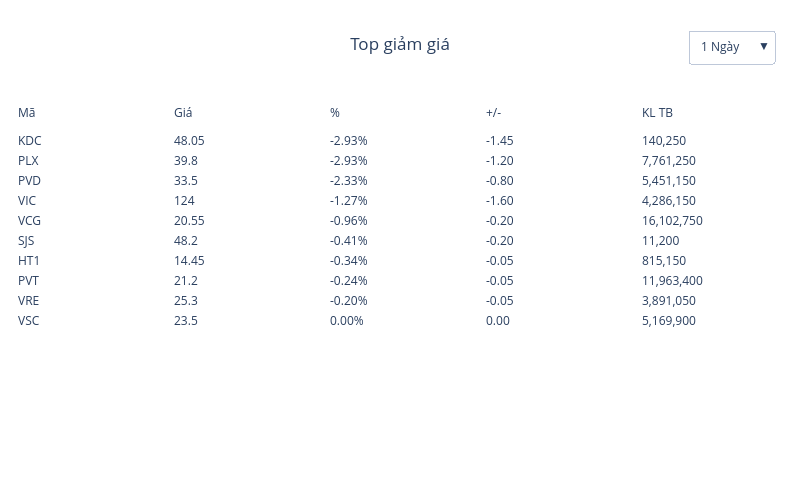

Source (notebook cell):
### Code cell
fig = create_top_losers_table(df)
fig.show()

### Figure 1 — Plotly figure (JSON) as saved in the notebook; plotly's stock layout.template omitted (floating-point values rounded to 4 significant figures)
{"data": [{"cells": {"align": "left", "fill": {"color": "white"}, "line": {"width": 0}, "values": [["KDC", "PLX", "PVD", "VIC", "VCG", "SJS", "HT1", "PVT", "VRE", "VSC"], [48.05, 39.8, 33.5, 124, 20.55, 48.2, 14.45, 21.2, 25.3, 23.5], ["-2.93%", "-2.93%", "-2.33%", "-1.27%", "-0.96%", "-0.41%", "-0.34%", "-0.24%", "-0.20%", "0.00%"], ["-1.45", "-1.20", "-0.80", "-1.60", "-0.20", "-0.20", "-0.05", "-0.05", "-0.05", "0.00"], ["140,250", "7,761,250", "5,451,150", "4,286,150", "16,102,750", "11,200", "815,150", "11,963,400", "3,891,050", "5,169,900"]]}, "header": {"align": "left", "fill": {"color": "white"}, "line": {"width": 0}, "values": ["Mã", "Giá", "%", "+/-", "KL TB"]}, "type": "table", "visible": true}, {"cells": {"align": "left", "fill": {"color": "white"}, "line": {"width": 0}, "values": [["DGC", "VIC", "GVR", "PAN", "PLX", "KBC", "BMP", "HT1", "STB", "FTS"], [52.5, 124, 28.7, 28, 39.8, 27.65, 124.8, 14.45, 60.8, 24.8], ["-23.69%", "-15.18%", "-13.81%", "-13.58%", "-12.81%", "-11.24%", "-11.05%", "-10.80%", "-10.06%", "-9.98%"], ["-16.30", "-22.20", "-4.60", "-4.40", "-5.85", "-3.50", "-15.50", "-1.75", "-6.80", "-2.75"], ["9,821,900", "5,384,467", "4,172,983", "1,190,317", "6,211,067", "5,669,333", "353,583", "603,200", "13,083,783", "995,100"]]}, "header": {"align": "left", "fill": {"color": "white"}, "line": {"width": 0}, "values": ["Mã", "Giá", "%", "+/-", "KL TB"]}, "type": "table", "visible": false}, {"cells": {"align": "left", "fill": {"color": "white"}, "line": {"width": 0}, "values": [["VIX", "PLX", "DGC", "GVR", "GAS", "FTS", "VIC", "BMP", "VTP", "CTS"], [15.65, 39.8, 52.5, 28.7, 80.7, 24.8, 124, 124.8, 84.6, 25.1], ["-32.54%", "-31.02%", "-30.09%", "-27.25%", "-26.97%", "-25.30%", "-23.88%", "-23.20%", "-22.39%", "-21.07%"], ["-7.55", "-17.90", "-22.60", "-10.75", "-29.80", "-8.40", "-38.90", "-37.70", "-24.40", "-6.70"], ["38,337,933", "8,966,486", "7,979,748", "7,169,738", "3,807,433", "1,288,548", "4,571,567", "220,048", "511,633", "969,605"]]}, "header": {"align": "left", "fill": {"color": "white"}, "line": {"width": 0}, "values": ["Mã", "Giá", "%", "+/-", "KL TB"]}, "type": "table", "visible": false}], "layout": {"height": 500, "margin": {"b": 10, "l": 10, "r": 10, "t": 100}, "paper_bgcolor": "white", "plot_bgcolor": "white", "title": {"text": "Top giảm giá", "x": 0.5, "xanchor": "center"}, "updatemenus": [{"buttons": [{"args": [{"visible": [true, false, false]}, {"title": "Top giảm giá - 1 Ngày"}], "label": "1 Ngày", "method": "update"}, {"args": [{"visible": [false, true, false]}, {"title": "Top giảm giá - 1 Tuần"}], "label": "1 Tuần", "method": "update"}, {"args": [{"visible": [false, false, true]}, {"title": "Top giảm giá - 1 Tháng"}], "label": "1 Tháng", "method": "update"}], "direction": "down", "x": 0.98, "xanchor": "right", "y": 1.18, "yanchor": "top"}], "width": 800}}
